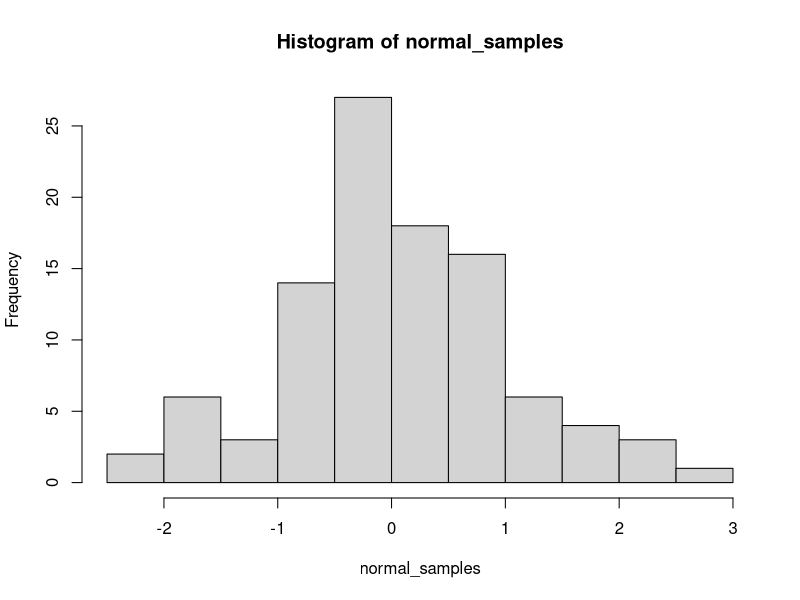

Write R code to recreate this figure.
## Question 1
seq(-10, 10, 2)


## Question 2
##### a)
normal_samples <- rnorm(100)
head(normal_samples)

##### b)
hist(normal_samples)

##### c)
sample(normal_samples, size=10)


## Question 3
vec_1 <- c(1, NA, 3:4, NA)
vec_1
vec_1[is.na(vec_1)] <- 2
vec_1


## Question 4
mtx_1 <- matrix(seq(1,20), nrow=4, ncol=5, byrow=TRUE)
mtx_1


## Question 5
vec_2 <- c(1, 5, 4, 3, 2, 7, 3.5, 4.3) 
vec_2

##### a)
vec_2[3]

##### b)
vec_2[vec_2>3]

##### c)
vec_2[vec_2>2 & vec_2<4]

##### d)
vec_2[vec_2<3 | vec_2>6]


## Question 6
p <- c(1, 4, 6, 8, 12)
q <- c(-2, -3, 4, 10, 14)
p[q>0]


## Question 7
##### a)
#install.packages("dplyr")
library(dplyr)
a <- seq(-100, 99)
b <- a+5
table <- tibble(a, b)
table

##### b)
nrow(subset(table, a>10 & a<25))


## Question 8
##### a)
vec_3 = seq(0, 100, length.out=1000)
head(vec_3) #first elements of vector

##### b)
sd(vec_3)


## Question 9
##### a)
mtx_2 <- matrix(nrow=30, ncol=30)

##### b)
mtx_2 <- row(mtx_2) * col(mtx_2)

##### c)
mtx_2[1:10, 1:10]